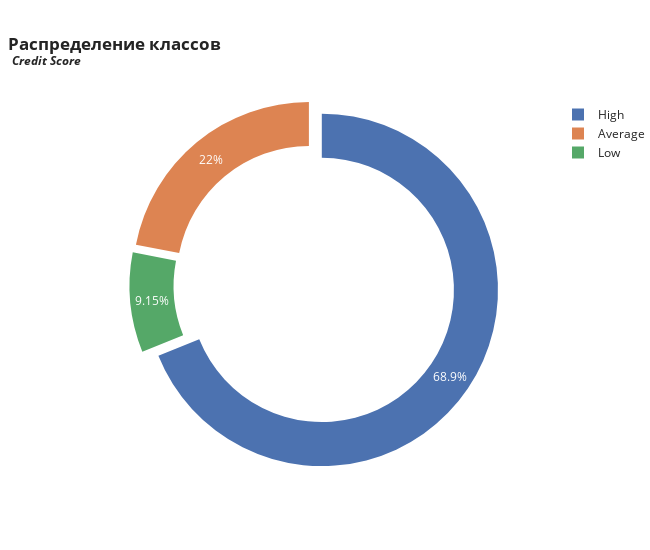

Notebook cell for this chart:
### Code cell
pie_plot(df, 'Credit Score')

### Figure 1 — Plotly figure (JSON) as saved in the notebook; plotly's stock layout.template omitted (floating-point values rounded to 4 significant figures; data arrays with more than 128 entries replaced by an {"elided": "..."} marker saying what was removed)
{"data": [{"domain": {"x": [0, 1], "y": [0, 1]}, "hole": 0.75, "hovertemplate": "label=%{label}<extra></extra>", "labels": {"elided": "164 str values"}, "legendgroup": "", "name": "", "pull": {"elided": "164 float values"}, "showlegend": true, "textfont": {"color": "white"}, "type": "pie"}], "layout": {"height": 550, "legend": {"tracegroupgap": 0}, "margin": {"r": 0, "t": 100}, "showlegend": true, "title": {"text": "&nbsp;&nbsp;<b>Распределение классов<br><sup>&nbsp;&nbsp;&nbsp;&nbsp;<i>Credit Score</i></sup></b>", "x": 0, "xanchor": "left"}, "width": 650}}
